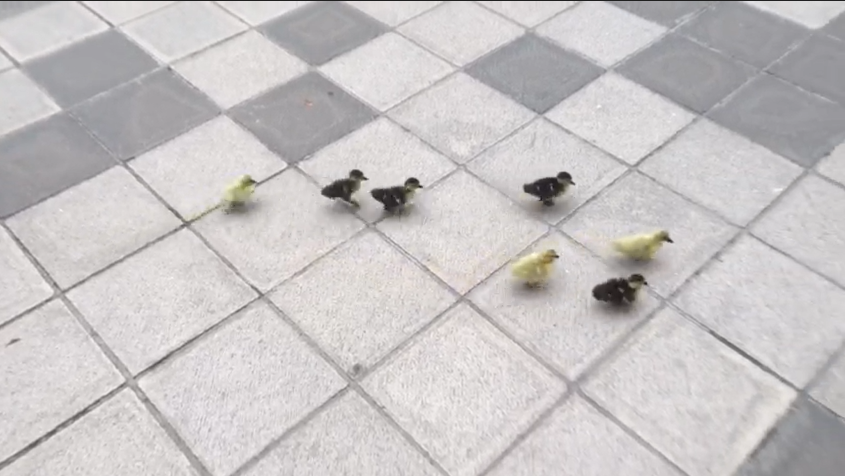
#> input picture fotoCalibracion.png, 845 x 476 px, given in place of Captura de pantalla 2024-05-15 222749.png, which was not available
$ python CameraMovement_1.0.py
#> lines starting #> are read from the running program, lines starting #| are printed output that depends on the picture; after the words box and inside, x2 and y2 are one past the last pixel; in counts of white or black regions, pixels touching at a corner belong together; long printed decimals are rounded; pictures that were not available may be replaced by others from this repository, and a replacement may not be noted
import numpy as np
import cv2
import os
import json
import matplotlib.pyplot as plt
from mpl_toolkits.mplot3d import Axes3D

# Función para detectar los bordes y encontrar los puntos de intersección
def find_intersections(img):
    gray = cv2.cvtColor(img, cv2.COLOR_BGR2GRAY)
    edges = cv2.Canny(gray, 50, 150, apertureSize=3)
    lines = cv2.HoughLinesP(edges, 1, np.pi / 180, threshold=100, minLineLength=100, maxLineGap=10)
    intersections = []
    if lines is not None:
        for line in lines:
            for x1, y1, x2, y2 in line:
                cv2.line(img, (x1, y1), (x2, y2), (0, 255, 255), 2)

        for i in range(len(lines)):
            for j in range(i + 1, len(lines)):
                line1, line2 = lines[i][0], lines[j][0]
                intersection = compute_intersection(line1, line2)
                if intersection:
                    intersections.append(intersection)
                    cv2.circle(img, intersection, 5, (0, 0, 255), -1)
    return img, intersections

# Función para calcular la intersección de dos líneas
def compute_intersection(line1, line2):
    x1, y1, x2, y2 = line1
    x3, y3, x4, y4 = line2
    denom = (x1 - x2) * (y3 - y4) - (y1 - y2) * (x3 - x4)
    if denom == 0:
        return None
    px = ((x1 * y2 - y1 * x2) * (x3 - x4) - (x1 - x2) * (x3 * y4 - y3 * x4)) / denom
    py = ((x1 * y2 - y1 * x2) * (y3 - y4) - (y1 - y2) * (x3 * y4 - y3 * x4)) / denom
    return int(px), int(py)

# Carga y calibración de la cámara desde una imagen
def calibrate_camera_from_image(image_path):
    img = cv2.imread(image_path)
#> img is the input picture: shape (476, 845, 3); mean B, G, R 197.2, 196.8, 200.3
    assert img is not None, "Error: la imagen no pudo ser cargada."
    height, width = img.shape[:2]
#> height = 476; width = 845
    aspect_ratio = width / height
#> aspect_ratio = 1.78
    new_width = 500
    new_height = int(new_width / aspect_ratio)
#> new_height = 281
    img = cv2.resize(img, (new_width, new_height), interpolation=cv2.INTER_AREA)
#> img: shape (281, 500, 3)

    img_with_intersections, intersections = find_intersections(img)
#> in find_intersections, `edges = cv2.Canny(gray, 50, 150, apertureSize=3)`:
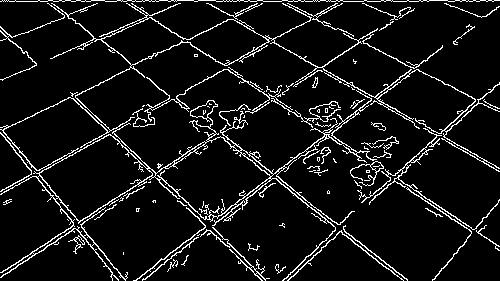
#> edges: shape (281, 500); 7.9% white in thin lines or dots
#> in find_intersections, `lines = cv2.HoughLinesP(edges, 1, np.pi / 180, threshold=100, minLineL..`: lines = 29 rows, first 6: [2, 275, 126, 194], [2, 272, 318, 67], [216, 1, 428, 1], [159, 182, 261, 280], [222, 134, 407, 279], [270, 178, 414, 70]
#> the loop in find_intersections, `for line in lines:` made 29 passes
#> line on passes 1 to 12: [[2, 275, 126, 194]], [[2, 272, 318, 67]], [[216, 1, 428, 1]], [[159, 182, 261, 280]], [[222, 134, 407, 279]], [[270, 178, 414, 70]], [[130, 66, 350, 238]], [[199, 230, 442, 46]], [[231, 19, 498, 167]], [[117, 0, 262, 0]], [[151, 17, 402, 186]], [[0, 191, 169, 98]]
#> after the loop in find_intersections, `for line in lines:`:
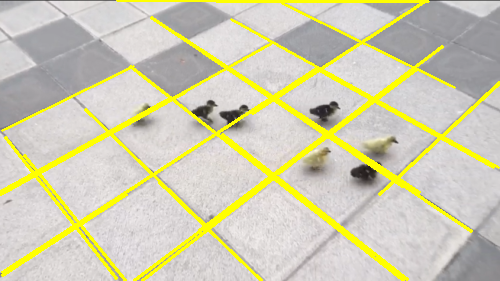
#> img: shape (281, 500, 3); mean B, G, R 177.7, 204.5, 207.6
#> the loop in find_intersections, `for i in range(len(lines)):` made 29 passes
#> after the loop in find_intersections, `for i in range(len(lines)):`:
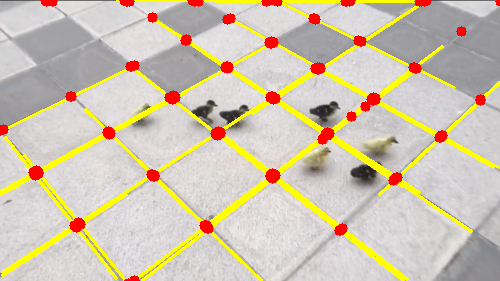
#> img: shape (281, 500, 3); 3.14% of pixels changed, all inside (x1, y1, x2, y2) = (0, 0, 500, 281)

    # Almacenamiento de las intersecciones detectadas (para uso futuro)
    img_name = os.path.basename(image_path)
    puntos_ref = {img_name: intersections}
    with open('puntos_referencia.json', 'w') as fp:
        json.dump(puntos_ref, fp)

    puntos_imagen = []
    puntos_objeto = []
    credencial_ancho = 30
    credencial_alto = 30

    for img_name, puntos in puntos_ref.items():
        for punto in puntos:
            puntos_imagen.append([punto])
            x, y = punto
            puntos_objeto.append([(float(x / img.shape[1]) * credencial_ancho, float(y / img.shape[0]) * credencial_alto, 0.0)])
#> this loop made 1 pass

    puntos_imagen = np.array(puntos_imagen, dtype=np.float32)
    puntos_objeto_nested = [tuple(punto) for punto in puntos_objeto]
    puntos_objeto = np.array(puntos_objeto_nested, dtype=np.float32)

    ret, mtx, dist, rvecs, tvecs = cv2.calibrateCamera([puntos_objeto], [puntos_imagen], (img.shape[1], img.shape[0]), None, None)

    print("Matriz de la cámara (parámetros intrínsecos):")
    print(mtx)
#| [[1.74883715e+07 0.00000000e+00 2.49500001e+02]
#|  [0.00000000e+00 9.82846480e+06 1.40000000e+02]
#|  [0.00000000e+00 0.00000000e+00 1.00000000e+00]]
    print("\nCoeficientes de distorsión:")
    print(dist)
#| [[-2.03866976e-01 -7.12717636e-08  2.84919640e-05 -1.35989771e-05
#|   -2.45271059e-14]]
    print("\nVectores de rotación:")
    print(rvecs)
#| (array([[ 1.11051120e-05],
#|        [ 1.02628347e-04],
#|        [-2.93894872e-09]]),)
    print("\nVectores de traslación:")
    print(tvecs)
#| (array([[-1.49700000e+01],
#|        [-1.49466190e+01],
#|        [ 1.04930228e+06]]),)

    # Calcular la longitud focal en cm
    tamano_pixel_cm = 0.000012  # Tamaño del pixel en cm (12 micrómetros convertido a cm)
    focal_length_width = mtx[0][0] * tamano_pixel_cm
    focal_length_height = mtx[1][1] * tamano_pixel_cm

    print("\nFocal width (cm):")
    print(focal_length_width)
#| 209.860
    print("\nFocal height (cm):")
    print(focal_length_height)
#| 117.942

    # Mostrar imagen con intersecciones detectadas
    cv2.imshow('Intersections', img_with_intersections)
    cv2.waitKey(0)
    cv2.destroyAllWindows()

    return mtx, dist

# Función principal para rastrear la trayectoria de la cámara
def track_camera_trajectory(video_path, calib_mtx, calib_dist):
    # Inicialización de la captura de video
    video_cap = cv2.VideoCapture(video_path)
    ret, last_frame = video_cap.read()

    # Inicialización de variables para la trayectoria de la cámara
    t = np.zeros((3, 1))  # Vector de traslación acumulada
    camera_translation = []  # Lista para guardar las traslaciones
    frame_count = 0

    # Inicialización de ORB y BFMatcher
    orb = cv2.ORB_create()
    matcher = cv2.BFMatcher()

    # Configuración de la visualización de la trayectoria en vivo
    fig = plt.figure()
    ax = fig.add_subplot(111, projection='3d')
    plt.ion()  # Modo interactivo

    # Bucle principal para procesar cada cuadro del video
    while video_cap.isOpened():
        ret, frame = video_cap.read()
        if not ret:
            break

        frame_bw = cv2.cvtColor(frame, cv2.COLOR_BGR2GRAY)

        query_img = frame_bw.copy()
        train_img = last_frame.copy()

        # Detectar y describir características en el cuadro actual y anterior
        queryKeypoints, queryDescriptors = orb.detectAndCompute(query_img, None)
        trainKeypoints, trainDescriptors = orb.detectAndCompute(train_img, None)

        # Emparejar las características entre cuadros
        matches = matcher.match(queryDescriptors, trainDescriptors)
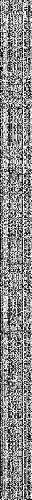
#> queryDescriptors: shape (500, 32); min 0, max 255, mean 136.5
        matches = sorted(matches, key=lambda x: x.distance)[:100] #100

        # Convertir los puntos emparejados en arrays numpy
        query_idx = [m.queryIdx for m in matches]
        train_idx = [m.trainIdx for m in matches]
        query_points = cv2.KeyPoint.convert(queryKeypoints, query_idx)
        train_points = cv2.KeyPoint.convert(trainKeypoints, train_idx)

        # Calcular la matriz esencial y recuperar la pose de la cámara
        E, mask = cv2.findEssentialMat(query_points, train_points, calib_mtx)
        _, R, T, mask = cv2.recoverPose(E, query_points, train_points, calib_mtx)

        # Acumular la traslación para rastrear la trayectoria de la cámara
        t += T
        camera_translation.append(t.copy())

        frame_count += 1
        if frame_count % 10 == 0:
            # Actualización de la gráfica en vivo
            pos = np.array(camera_translation)
            ax.clear()
            ax.plot(pos[:, 0, 0], pos[:, 1, 0], pos[:, 2, 0], label='Camera Trajectory')
            ax.set_xlabel('X')
            ax.set_ylabel('Y')
            ax.set_zlabel('Z')
            plt.draw()
            plt.pause(0.01)

        # Visualización de las coincidencias
        img_matches = cv2.drawMatches(query_img, queryKeypoints, train_img, trainKeypoints, matches, None, flags=cv2.DrawMatchesFlags_NOT_DRAW_SINGLE_POINTS)
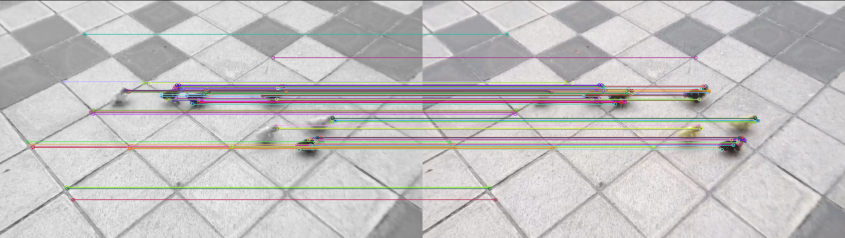
#> img_matches: shape (476, 1690, 3) (shown at 1/2 size); mean B, G, R 191.7, 191.9, 194.5
        cv2.imshow('ORB Matches', img_matches)

        if cv2.waitKey(1) == ord(' '):
#> (key Esc is pressed here)
            break

        last_frame = frame_bw

    # Liberar recursos
    video_cap.release()
    cv2.destroyAllWindows()
    plt.ioff()
    plt.show()

if __name__ == "__main__":
    image_path = r'C:\Users\rodri\MR5 TrackingPatos\PatronLoza\Captura de pantalla 2024-05-15 222749.png'
    video_path = r'C:\Users\rodri\MR5 TrackingPatos\DuckVideo.mp4'

    # Calibrar la cámara desde una imagen
    calib_mtx, calib_dist = calibrate_camera_from_image(image_path)

    # Rastrear la trayectoria de la cámara usando el video
    track_camera_trajectory(video_path, calib_mtx, calib_dist)
